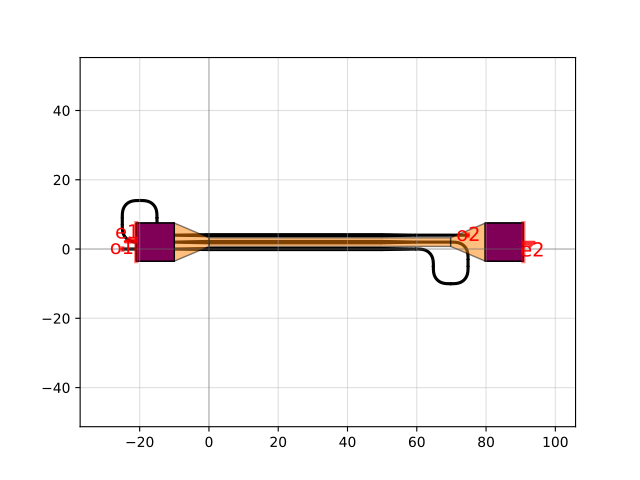

Recreate this plot in Python.
import gdsfactory as gf

c = gf.components.straight_heater_meander(length=300.0, spacing=2.0, cross_section='strip', heater_width=2.5, extension_length=15.0, layer_heater='HEATER', radius=5.0, port_orientation1=180, port_orientation2=0, heater_taper_length=10.0, straight_widths=[0.8, 0.9, 0.8], taper_length=10)
c.plot()
